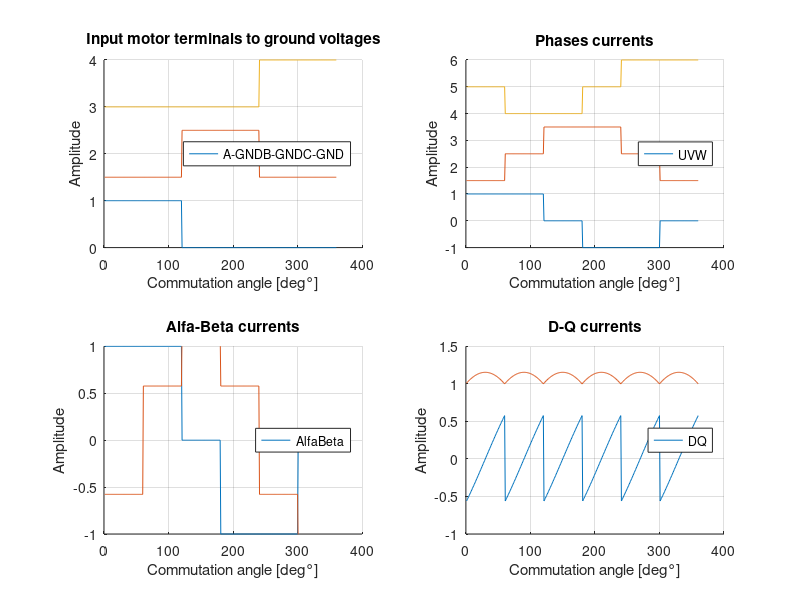

Write MATLAB code to recreate this figure. (Note: this script raises an error after producing the figure.)
close all;
clear all;

ang = 1:1:360;

%    _____ _______   __     _____ _______ ______ _____  
%   / ____|_   _\ \ / /    / ____|__   __|  ____|  __ \ 
%  | (___   | |  \ V /____| (___    | |  | |__  | |__) |
%   \___ \  | |   > <______\___ \   | |  |  __| |  ___/ 
%   ____) |_| |_ / . \     ____) |  | |  | |____| |     
%  |_____/|_____/_/ \_\   |_____/   |_|  |______|_|     
                                                     
% PHASE TO GROUND VOLTAGES
sixU_GND = zeros(1,360);
sixU_GND(1:120) = 1;
sixV_GND = zeros(1,360);
sixV_GND(121:240) = 1;
sixW_GND = zeros(1,360);
sixW_GND(241:360) = 1;

% PHASE CURRENTS
sixU = zeros(1,360);
sixU(1:120) = 1;
sixU(121:180) = 0;
sixU(181:300) = -1;
sixU(301:360) = 0;
%sixU = circshift(sixU,30);
sixV = circshift(sixU,120);
sixW = circshift(sixV,120);

% ALFA BETA
six_alfa = sixU;
six_beta = (sixV - sixW)/sqrt(3);

alfa = atan2(six_beta,six_alfa);
rho = sqrt(six_alfa.^2+six_beta.^2);

% D-Q
for i = 1:1:360
    tet = deg2rad(ang(i)+180+30);
    six_D(i) = cos(tet)*six_alfa(i) + sin(tet)*six_beta(i);
    six_Q(i) = -sin(tet)*six_alfa(i) + cos(tet)*six_beta(i);
end
six_Q_per = mean(six_Q.^2*100/1);
six_D_per = mean(six_D.^2*100/1);

figure(1);

subplot(2,2,1);
hold on;
plot(sixU_GND);
plot(sixV_GND+1.5);
plot(sixW_GND+3);
grid on;
legend(["A-GND","B-GND","C-GND"],'Location','east');
xlabel("Commutation angle [deg°]");
ylabel("Amplitude");
title("Input motor terminals to ground voltages");

subplot(2,2,2);
hold on;
plot(sixU);
plot(sixV+2.5);
plot(sixW+5);
grid on;
legend(["U","V","W"],'Location','east');
xlabel("Commutation angle [deg°]");
ylabel("Amplitude");
title("Phases currents");

subplot(2,2,3);
hold on;
plot(six_alfa);
plot(six_beta);
grid on;
legend(["Alfa","Beta"],'Location','east');
ylim([-1,1]);
xlabel("Commutation angle [deg°]");
ylabel("Amplitude");
title("Alfa-Beta currents");

subplot(2,2,4);
hold on;
plot(six_D);
plot(six_Q);
grid on;
legend(["D","Q"],'Location','east');
xlabel("Commutation angle [deg°]");
ylabel("Amplitude");
title("D-Q currents");

%left-upper corner
set(gcf, 'Position', [1.8000 885.8000 1444 760.8000]);
saveas(gcf,'1','epsc')

figure(2);

polarplot(alfa,rho,'--')
hold on;
polarplot(alfa,rho,'o')
hold off;
title("Alfa-Beta current vectors");
rlim([0 1.2]);

saveas(gcf,'2','epsc')

%    _____ _______   __     _____ _______ ______ _____        _____ _____ _   _ 
%   / ____|_   _\ \ / /    / ____|__   __|  ____|  __ \      / ____|_   _| \ | |
%  | (___   | |  \ V /____| (___    | |  | |__  | |__) |____| (___   | | |  \| |
%   \___ \  | |   > <______\___ \   | |  |  __| |  ___/______\___ \  | | | . ` |
%   ____) |_| |_ / . \     ____) |  | |  | |____| |          ____) |_| |_| |\  |
%  |_____/|_____/_/ \_\   |_____/   |_|  |______|_|         |_____/|_____|_| \_|
                                                                                                                                                 
% PHASE TO GROUND VOLTAGES
newA_GND = zeros(1,360);
sinA_GND = (sin(deg2rad(ang))+1)/2;
newA_GND(1:120) = sinA_GND(31:150);
newB_GND = circshift(newA_GND,120);
newC_GND = circshift(newB_GND,120);

% PHASE VOLTAGES
newU = zeros(1,360);
newU(1:60) = newA_GND(1:60)-newB_GND(1:60);
newU(61:120) = (newA_GND(61:120)-newC_GND(61:120))/2;
newU(121:180) = -(newB_GND(121:180)-newC_GND(121:180))/2;
newU(181:240) = -(newB_GND(181:240)-newA_GND(181:240));
newU(241:300) = -(newC_GND(241:300)-newA_GND(241:300))/2;
newU(301:360) = (newC_GND(301:360)-newB_GND(301:360))/2;
newV = circshift(newU,120);
newW = circshift(newV,120);

% ALFA BETA
new_alfa = newU;
new_beta = (newV - newW)/sqrt(3);

alfa = atan2(new_beta,new_alfa);
rho = sqrt(new_alfa.^2+new_beta.^2);
% D-Q

for i = 1:1:360
    tet = deg2rad(ang(i)+180+30+30);
    new_D(i) = cos(tet)*new_alfa(i) + sin(tet)*new_beta(i);
    new_Q(i) = -sin(tet)*new_alfa(i) + cos(tet)*new_beta(i);
end

new_Q_per = mean(new_Q.^2*100/1);
new_D_per = mean(new_D.^2*100/1);

figure(3);

subplot(2,2,1);
hold on;
plot(newA_GND);
plot(newB_GND+1.5);
plot(newC_GND+3);
grid on;
legend(["A-GND","B-GND","C-GND"],'Location','east');
xlabel("Commutation angle [deg°]");
ylabel("Amplitude");
title("Input motor terminals to ground voltages");

subplot(2,2,2);
hold on;
plot(newU);
plot(newV+2);
plot(newW+4);
grid on;
legend(["U","V","W"],'Location','east');
xlabel("Commutation angle [deg°]");
ylabel("Amplitude");
title("Phases currents");

subplot(2,2,3);
hold on;
plot(new_alfa);
plot(new_beta);
grid on;
legend(["Alfa","Beta"],'Location','east');
ylim([-1,1]);
xlabel("Commutation angle [deg°]");
ylabel("Amplitude");
title("Alfa-Beta currents");

subplot(2,2,4);
hold on;
plot(new_D);
plot(new_Q);
grid on;
legend(["D","Q"],'Location','east');
ylim([-1,1]);
xlabel("Commutation angle [deg°]");
ylabel("Amplitude");
title("D-Q currents");

%left-bottom corner
set(gcf, 'Position', [1.8000 41.8000 1444 760.8000]);
saveas(gcf,'3','epsc')

figure(4);

polarplot(alfa,rho,'--')
hold on;
polarplot(alfa,rho,'o')
hold off;
title("Alfa-Beta current vectors");
rlim([0 1]);

saveas(gcf,'4','epsc')

%    _____ _______   __     _____ _______ ______ _____        _____   _____ _____ _   _ 
%   / ____|_   _\ \ / /    / ____|__   __|  ____|  __ \      |  __ \ / ____|_   _| \ | |
%  | (___   | |  \ V /____| (___    | |  | |__  | |__) |_____| |  | | (___   | | |  \| |
%   \___ \  | |   > <______\___ \   | |  |  __| |  ___/______| |  | |\___ \  | | | . ` |
%   ____) |_| |_ / . \     ____) |  | |  | |____| |          | |__| |____) |_| |_| |\  |
%  |_____/|_____/_/ \_\   |_____/   |_|  |______|_|          |_____/|_____/|_____|_| \_|


% PHASE TO GROUND VOLTAGES
sin_a = sin(deg2rad(ang));
sin_b = sin(deg2rad(ang+120));
sin_c = sin(deg2rad(ang+240));
for i = 1:1:360
    a = (abs(sin_a(i)));
    b = (abs(sin_b(i)));
    c = (abs(sin_c(i)));
    if i <= 120
        svmA_GND(i) = a;
        svmB_GND(i) = c;
        svmC_GND(i) = 0;
    elseif i <= 240
        svmA_GND(i) = b;
        svmB_GND(i) = 0;
        svmC_GND(i) = c;
    elseif i <= 360
        svmA_GND(i) = 0; 
        svmB_GND(i) = b;
        svmC_GND(i) = a;
    end
end                                             

newA_GND = zeros(1,360);
newA_GND(1:120) = svmA_GND(61:180);
newB_GND = zeros(1,360);
newB_GND(121:240) = svmA_GND(61:180);
newC_GND = zeros(1,360);
newC_GND(241:360) = svmA_GND(61:180);

% PHASE VOLTAGES
newU = zeros(1,360);
newU(1:60) = newA_GND(1:60)-newB_GND(1:60);
newU(61:120) = (newA_GND(61:120)-newC_GND(61:120))/2;
newU(121:180) = -(newB_GND(121:180)-newC_GND(121:180))/2;
newU(181:240) = -(newB_GND(181:240)-newA_GND(181:240));
newU(241:300) = -(newC_GND(241:300)-newA_GND(241:300))/2;
newU(301:360) = (newC_GND(301:360)-newB_GND(301:360))/2;
newV = circshift(newU,120);
newW = circshift(newV,120);

% ALFA BETA
new_alfa = newU;
new_beta = (newV - newW)/sqrt(3);

alfa = atan2(new_beta,new_alfa);
rho = sqrt(new_alfa.^2+new_beta.^2);

% D-Q

for i = 1:1:360
    tet = deg2rad(ang(i)+180+30+30);
    new_D(i) = cos(tet)*new_alfa(i) + sin(tet)*new_beta(i);
    new_Q(i) = -sin(tet)*new_alfa(i) + cos(tet)*new_beta(i);
end
sum = mean(new_Q.^2 + new_D.^2);
new_Q_per = mean(new_Q.^2*100/sum);
new_D_per = mean(new_D.^2*100/sum);

figure(5);

subplot(2,2,1);
hold on;
plot(newA_GND);
plot(newB_GND+1.5);
plot(newC_GND+3);
grid on;
legend(["A-GND","B-GND","C-GND"],'Location','east');
xlabel("Commutation angle [deg°]");
ylabel("Amplitude");
title("Input motor terminals to ground voltages");

subplot(2,2,2);
hold on;
plot(newU);
plot(newV+2);
plot(newW+4);
grid on;
legend(["U","V","W"],'Location','east');
xlabel("Commutation angle [deg°]");
ylabel("Amplitude");
title("Phases currents");

subplot(2,2,3);
hold on;
plot(new_alfa);
plot(new_beta);
grid on;
legend(["Alfa","Beta"],'Location','east');
ylim([-1,1]);
xlabel("Commutation angle [deg°]");
ylabel("Amplitude");
title("Alfa-Beta currents");

subplot(2,2,4);
hold on;
plot(new_D);
plot(new_Q);
grid on;
legend(["D","Q"],'Location','east');
ylim([-1,1]);
xlabel("Commutation angle [deg°]");
ylabel("Amplitude");
title("D-Q currents");

%right-upper corner
set(gcf, 'Position', [1.4474e+03 885.8000 1.4448e+03 760.8000]);
saveas(gcf,'5','epsc')

figure(6);

polarplot(alfa,rho,'--')
hold on;
polarplot(alfa,rho,'.')
hold off;
title("Alfa-Beta current vectors");

saveas(gcf,'6','epsc')

%    _____ _______   __     _____ _______ ______ _____        _______      ____  __ 
%   / ____|_   _\ \ / /    / ____|__   __|  ____|  __ \      / ____\ \    / /  \/  |
%  | (___   | |  \ V /____| (___    | |  | |__  | |__) |____| (___  \ \  / /| \  / |
%   \___ \  | |   > <______\___ \   | |  |  __| |  ___/______\___ \  \ \/ / | |\/| |
%   ____) |_| |_ / . \     ____) |  | |  | |____| |          ____) |  \  /  | |  | |
%  |_____/|_____/_/ \_\   |_____/   |_|  |______|_|         |_____/    \/   |_|  |_|

% PHASE TO GROUND VOLTAGES
sinA_GND = circshift(sinA_GND,-30);

newA_GND(31:60) = sinA_GND(31:60);
newA_GND(91:120) = sinA_GND(91:120);
newA_GND(151:180) = sinA_GND(151:180);
newA_GND(211:240) = sinA_GND(211:240);
newA_GND(271:300) = sinA_GND(271:300);
newA_GND(331:360) = sinA_GND(331:360);

newB_GND = circshift(newA_GND,120);
newC_GND = circshift(newB_GND,120);

% PHASE VOLTAGES
newU = (newA_GND-newB_GND);

newU(1:30) = newA_GND(1:30)-newB_GND(1:30);
newU(61:90) = (newA_GND(61:90)-newC_GND(61:90))/2;
newU(121:150) = -(newB_GND(121:150)-newC_GND(121:150))/2;
newU(181:210) = -(newB_GND(181:210)-newA_GND(181:210));
newU(241:270) = -(newC_GND(241:270)-newA_GND(241:270))/2;
newU(301:330) = (newC_GND(301:330)-newB_GND(301:330))/2;
newV = circshift(newU,120);
newW = circshift(newV,120);

% ALFA BETA
new_alfa = newU;
new_beta = (newV - newW)/sqrt(3);

alfa = atan2(new_beta,new_alfa);
rho = sqrt(new_alfa.^2+new_beta.^2);

% D-Q

for i = 1:1:360
    tet = deg2rad(ang(i)+180+30+30);
    new_D(i) = cos(tet)*new_alfa(i) + sin(tet)*new_beta(i);
    new_Q(i) = -sin(tet)*new_alfa(i) + cos(tet)*new_beta(i);
end

sum = mean(new_Q.^2 + new_D.^2);
new_Q_per = mean(new_Q.^2*100/sum);
new_D_per = mean(new_D.^2*100/sum);

figure(7);

subplot(2,2,1);
hold on;
plot(newA_GND);
plot(newB_GND+1.5);
plot(newC_GND+3);
grid on;
legend(["A-GND","B-GND","C-GND"],'Location','east');
xlabel("Commutation angle [deg°]");
ylabel("Amplitude");
title("Input motor terminals to ground voltages");

subplot(2,2,2);
hold on;
plot(newU);
plot(newV+1.5);
plot(newW+3);
legend(["U","V","W"],'Location','east');
xlabel("Commutation angle [deg°]");
ylabel("Amplitude");
title("Phases currents");

subplot(2,2,3);
hold on;
plot(new_alfa);
plot(new_beta);
grid on;
legend(["Alfa","Beta"],'Location','east');
ylim([-1,1]);
xlabel("Commutation angle [deg°]");
ylabel("Amplitude");
title("Alfa-Beta currents");

subplot(2,2,4);
hold on;
plot(new_D);
plot(new_Q);
grid on;
legend(["D","Q"],'Location','east');
ylim([-1,1]);
xlabel("Commutation angle [deg°]");
ylabel("Amplitude");
title("D-Q currents");

%right-upper corner
set(gcf, 'Position', [1.4474e+03 41.8000 1.4448e+03 760.8000]);
saveas(gcf,'7','epsc')

figure(8);

polarplot(alfa,rho,'--')
hold on;
polarplot(alfa,rho,'.')
hold off;
title("Alfa-Beta current vectors");

saveas(gcf,'8','epsc')
